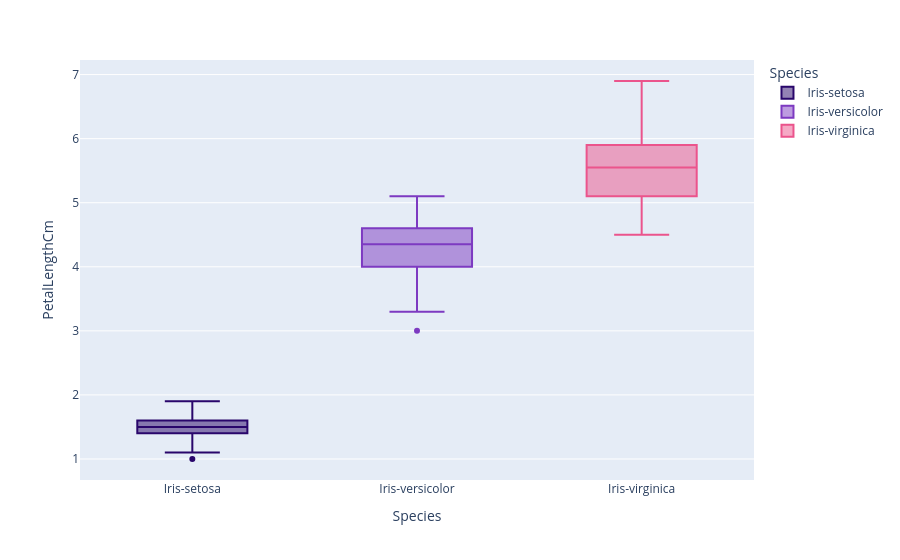

Notebook cell for this chart:
### Markdown cell above
##### Petal-Length

### Code cell
fig = px.box(data_frame=iris, x='Species',y='PetalLengthCm',color='Species',color_discrete_sequence=['#29066B','#7D3AC1','#EB548C'],orientation='v')
fig.show()

### Figure 1 — Plotly figure (JSON) as saved in the notebook; plotly's stock layout.template omitted (floating-point values rounded to 4 significant figures)
{"data": [{"alignmentgroup": "True", "hovertemplate": "Species=%{x}<br>PetalLengthCm=%{y}<extra></extra>", "legendgroup": "Iris-setosa", "marker": {"color": "#29066B"}, "name": "Iris-setosa", "notched": false, "offsetgroup": "Iris-setosa", "orientation": "v", "showlegend": true, "type": "box", "x": ["Iris-setosa", "Iris-setosa", "Iris-setosa", "Iris-setosa", "Iris-setosa", "Iris-setosa", "Iris-setosa", "Iris-setosa", "Iris-setosa", "Iris-setosa", "Iris-setosa", "Iris-setosa", "Iris-setosa", "Iris-setosa", "Iris-setosa", "Iris-setosa", "Iris-setosa", "Iris-setosa", "Iris-setosa", "Iris-setosa", "Iris-setosa", "Iris-setosa", "Iris-setosa", "Iris-setosa", "Iris-setosa", "Iris-setosa", "Iris-setosa", "Iris-setosa", "Iris-setosa", "Iris-setosa", "Iris-setosa", "Iris-setosa", "Iris-setosa", "Iris-setosa", "Iris-setosa", "Iris-setosa", "Iris-setosa", "Iris-setosa", "Iris-setosa", "Iris-setosa", "Iris-setosa", "Iris-setosa", "Iris-setosa", "Iris-setosa", "Iris-setosa", "Iris-setosa", "Iris-setosa", "Iris-setosa", "Iris-setosa", "Iris-setosa"], "x0": " ", "xaxis": "x", "y": [1.4, 1.4, 1.3, 1.5, 1.4, 1.7, 1.4, 1.5, 1.4, 1.5, 1.5, 1.6, 1.4, 1.1, 1.2, 1.5, 1.3, 1.4, 1.7, 1.5, 1.7, 1.5, 1.0, 1.7, 1.9, 1.6, 1.6, 1.5, 1.4, 1.6, 1.6, 1.5, 1.5, 1.4, 1.5, 1.2, 1.3, 1.5, 1.3, 1.5, 1.3, 1.3, 1.3, 1.6, 1.9, 1.4, 1.6, 1.4, 1.5, 1.4], "y0": " ", "yaxis": "y"}, {"alignmentgroup": "True", "hovertemplate": "Species=%{x}<br>PetalLengthCm=%{y}<extra></extra>", "legendgroup": "Iris-versicolor", "marker": {"color": "#7D3AC1"}, "name": "Iris-versicolor", "notched": false, "offsetgroup": "Iris-versicolor", "orientation": "v", "showlegend": true, "type": "box", "x": ["Iris-versicolor", "Iris-versicolor", "Iris-versicolor", "Iris-versicolor", "Iris-versicolor", "Iris-versicolor", "Iris-versicolor", "Iris-versicolor", "Iris-versicolor", "Iris-versicolor", "Iris-versicolor", "Iris-versicolor", "Iris-versicolor", "Iris-versicolor", "Iris-versicolor", "Iris-versicolor", "Iris-versicolor", "Iris-versicolor", "Iris-versicolor", "Iris-versicolor", "Iris-versicolor", "Iris-versicolor", "Iris-versicolor", "Iris-versicolor", "Iris-versicolor", "Iris-versicolor", "Iris-versicolor", "Iris-versicolor", "Iris-versicolor", "Iris-versicolor", "Iris-versicolor", "Iris-versicolor", "Iris-versicolor", "Iris-versicolor", "Iris-versicolor", "Iris-versicolor", "Iris-versicolor", "Iris-versicolor", "Iris-versicolor", "Iris-versicolor", "Iris-versicolor", "Iris-versicolor", "Iris-versicolor", "Iris-versicolor", "Iris-versicolor", "Iris-versicolor", "Iris-versicolor", "Iris-versicolor", "Iris-versicolor", "Iris-versicolor"], "x0": " ", "xaxis": "x", "y": [4.7, 4.5, 4.9, 4.0, 4.6, 4.5, 4.7, 3.3, 4.6, 3.9, 3.5, 4.2, 4.0, 4.7, 3.6, 4.4, 4.5, 4.1, 4.5, 3.9, 4.8, 4.0, 4.9, 4.7, 4.3, 4.4, 4.8, 5.0, 4.5, 3.5, 3.8, 3.7, 3.9, 5.1, 4.5, 4.5, 4.7, 4.4, 4.1, 4.0, 4.4, 4.6, 4.0, 3.3, 4.2, 4.2, 4.2, 4.3, 3.0, 4.1], "y0": " ", "yaxis": "y"}, {"alignmentgroup": "True", "hovertemplate": "Species=%{x}<br>PetalLengthCm=%{y}<extra></extra>", "legendgroup": "Iris-virginica", "marker": {"color": "#EB548C"}, "name": "Iris-virginica", "notched": false, "offsetgroup": "Iris-virginica", "orientation": "v", "showlegend": true, "type": "box", "x": ["Iris-virginica", "Iris-virginica", "Iris-virginica", "Iris-virginica", "Iris-virginica", "Iris-virginica", "Iris-virginica", "Iris-virginica", "Iris-virginica", "Iris-virginica", "Iris-virginica", "Iris-virginica", "Iris-virginica", "Iris-virginica", "Iris-virginica", "Iris-virginica", "Iris-virginica", "Iris-virginica", "Iris-virginica", "Iris-virginica", "Iris-virginica", "Iris-virginica", "Iris-virginica", "Iris-virginica", "Iris-virginica", "Iris-virginica", "Iris-virginica", "Iris-virginica", "Iris-virginica", "Iris-virginica", "Iris-virginica", "Iris-virginica", "Iris-virginica", "Iris-virginica", "Iris-virginica", "Iris-virginica", "Iris-virginica", "Iris-virginica", "Iris-virginica", "Iris-virginica", "Iris-virginica", "Iris-virginica", "Iris-virginica", "Iris-virginica", "Iris-virginica", "Iris-virginica", "Iris-virginica", "Iris-virginica", "Iris-virginica", "Iris-virginica"], "x0": " ", "xaxis": "x", "y": [6.0, 5.1, 5.9, 5.6, 5.8, 6.6, 4.5, 6.3, 5.8, 6.1, 5.1, 5.3, 5.5, 5.0, 5.1, 5.3, 5.5, 6.7, 6.9, 5.0, 5.7, 4.9, 6.7, 4.9, 5.7, 6.0, 4.8, 4.9, 5.6, 5.8, 6.1, 6.4, 5.6, 5.1, 5.6, 6.1, 5.6, 5.5, 4.8, 5.4, 5.6, 5.1, 5.1, 5.9, 5.7, 5.2, 5.0, 5.2, 5.4, 5.1], "y0": " ", "yaxis": "y"}], "layout": {"boxmode": "overlay", "legend": {"title": {"text": "Species"}, "tracegroupgap": 0}, "margin": {"t": 60}, "xaxis": {"anchor": "y", "categoryarray": ["Iris-setosa", "Iris-versicolor", "Iris-virginica"], "categoryorder": "array", "domain": [0, 1], "title": {"text": "Species"}}, "yaxis": {"anchor": "x", "domain": [0, 1], "title": {"text": "PetalLengthCm"}}}}
